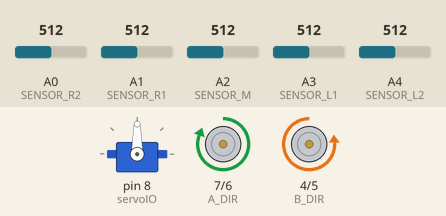
A program run on a simulated Arduino Uno, built with avr-gcc and run on an emulated ATmega328P. Shown: servo, direction and speed pins drawn as motors (green arrow = direction pin HIGH = forward, orange = LOW = backward, longer = more drive). The test bench sets the inputs (shaded band); at power-on: A2 (SENSOR_M) = 512, A3 (SENSOR_L1) = 512, A1 (SENSOR_R1) = 512, A0 (SENSOR_R2) = 512, A4 (SENSOR_L2) = 512.

Above: at 1.2 s.
1.3 s: A2 (SENSOR_M) set to 722
2.8 s: A2 (SENSOR_M) set to 754
At 3.7 s:
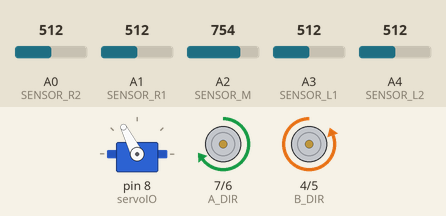
4.3 s: A3 (SENSOR_L1) set to 725
5.8 s: A3 (SENSOR_L1) set to 748
At 7.0 s:
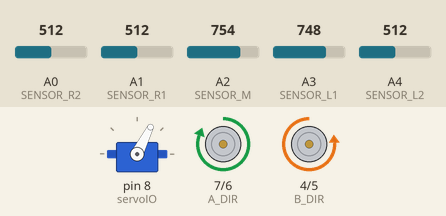
7.3 s: A1 (SENSOR_R1) set to 721
8.8 s: A1 (SENSOR_R1) set to 754
At 9.6 s:
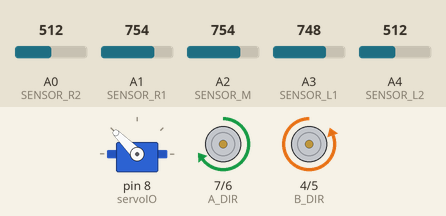
Timing chart, 0 to 11.3 s (numbered marks = the images above; inputs shaded):
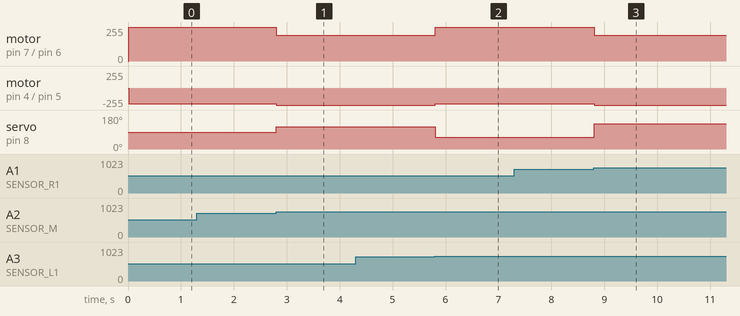

The program:

main.cpp
```cpp
#include <Arduino.h>
#include <Servo.h>

const int SENSOR_R2 = A0;
const int SENSOR_R1 = A1;
const int SENSOR_M = A2;
const int SENSOR_L1 = A3;
const int SENSOR_L2 = A4;

uint16_t sensorValue_L2;
uint16_t sensorValue_L1;
uint16_t sensorValue_M;
uint16_t sensorValue_R1;
uint16_t sensorValue_R2;

const int THRESHOLD = 740; //传感器阈值 白色均值约980 黑色约350
const int SERVO_CENTER = 90; // 舵机中值
const int BASE_SPEED = 246; // 基础速度
const int SPEED_DIFF = 9; // 直线修正在这里：A电机比B电机快9

// 转向参数
const int TURN_LIMIT = 45; // 最大转向角度 (40度)
const float KP = 2.23; // 转向灵敏度 (1.0~2.3之间调整)
// 差速力度 = 角度 * KP。例如转30度时，电机速度改变 36

// 记忆变量 (-1:偏左, 1:偏右, 0:直行)
int lastErrorDirection = 0;

const int servoIO = 8; //舵机控制引脚

//A组电机驱动
int A_PWM = 6; //控制速度
int A_DIR = 7; //控制方向
//B组电机驱动
int B_PWM = 5; //控制速度
int B_DIR = 4; //控制方向

Servo myservo;

//A组电机驱动控制函数
void A_Motor(int dir, int speed)
{
    digitalWrite(A_DIR, dir);
    analogWrite(A_PWM, speed);
}

//B组电机驱动控制函数
void B_Motor(int dir, int speed)
{
    digitalWrite(B_DIR, dir);
    analogWrite(B_PWM, speed);
}

void SensorInit()
{
    pinMode(SENSOR_L2, INPUT);
    pinMode(SENSOR_L1, INPUT);
    pinMode(SENSOR_M, INPUT);
    pinMode(SENSOR_R1, INPUT);
    pinMode(SENSOR_R2, INPUT);
}

void MotorInit()
{
    pinMode(A_DIR, OUTPUT);
    pinMode(A_PWM, OUTPUT);
    pinMode(B_DIR, OUTPUT);
    pinMode(B_PWM, OUTPUT);
}

void SensorRead()
{
    sensorValue_L2 = analogRead(SENSOR_L2);
    sensorValue_L1 = analogRead(SENSOR_L1);
    sensorValue_M = analogRead(SENSOR_M);
    sensorValue_R1 = analogRead(SENSOR_R1);
    sensorValue_R2 = analogRead(SENSOR_R2);
}

void SensorPrint()
{
    Serial.print(sensorValue_L2);
    Serial.print(",");
    Serial.print(sensorValue_L1);
    Serial.print(",");
    Serial.print(sensorValue_M);
    Serial.print(",");
    Serial.print(sensorValue_R1);
    Serial.print(",");
    Serial.println(sensorValue_R2);
}

void MotorTest()
{
    // NOTE: A HIGH 电平为正转 B LOW 电平为正转

    int8_t baseSpeed = 200; //基础速度值
    int8_t speedDiff = 9; //速度差值
    // 当前差速可以走直线
    A_Motor(HIGH, baseSpeed + speedDiff);
    B_Motor(LOW, baseSpeed - speedDiff);
}

void ServoTest()
{
    // 测试舵机转动并确定中间位置
    int middle = 90;
    int Min = 50;
    int Max = 130;

    myservo.write(Min);
    delay(1000);
    myservo.write(Max);
    delay(1000);
    myservo.write(middle);
    delay(1000);
}

void setup()
{
    Serial.begin(9600);
    myservo.attach(servoIO);

    SensorInit();
    MotorInit();

    myservo.write(90);
    delay(10);
}

void loop()
{
    // 读取传感器值
    bool l2 = analogRead(SENSOR_L2) < THRESHOLD;
    bool l1 = analogRead(SENSOR_L1) < THRESHOLD;
    bool m = analogRead(SENSOR_M) < THRESHOLD;
    bool r1 = analogRead(SENSOR_R1) < THRESHOLD;
    bool r2 = analogRead(SENSOR_R2) < THRESHOLD;

    double steerAngle = 0;

    // 根据传感器值计算转向角度
    if (m)
    {
        steerAngle = 0;
        lastErrorDirection = 0;
    }
    else if (l1)
    {
        steerAngle = TURN_LIMIT * 0.6; // 小角度转向
        lastErrorDirection = 1;
    }
    else if (r1)
    {
        steerAngle = -TURN_LIMIT * 0.6;
        lastErrorDirection = -1;
    }
    else if (l2)
    {
        steerAngle = TURN_LIMIT; // 大角度转向
        lastErrorDirection = 1;
    }
    else if (r2)
    {
        steerAngle = -TURN_LIMIT;
        lastErrorDirection = -1;
    }
    else
    {
        steerAngle = TURN_LIMIT * 1.2 * lastErrorDirection; // 继续向最后一个方向转
    }

    // 设置舵机角度
    int finalServoAngle = SERVO_CENTER + steerAngle;
    finalServoAngle = constrain(finalServoAngle, 45, 135);
    myservo.write(finalServoAngle);

    // 根据转向角度调整电机速度
    int turnAdj = steerAngle * KP;

    // 计算电机速度
    int speedA = (BASE_SPEED + SPEED_DIFF) - turnAdj;

    int speedB = (BASE_SPEED - SPEED_DIFF) + turnAdj;

    // 限制速度在0-255之间
    speedA = constrain(speedA, 0, 255);
    speedB = constrain(speedB, 0, 255);

    // 设置电机速度和方向
    A_Motor(HIGH, speedA);
    B_Motor(LOW, speedB);

    // 短延时，稳定控制循环
    delay(10);
}
```

Measured:
- the behaviour switches between 739 and 740 on A2 (SENSOR_M) (found by bisection; images 0 and 1)
- the behaviour switches between 739 and 740 on A3 (SENSOR_L1) (found by bisection; images 1 and 2)
- the behaviour switches between 739 and 740 on A1 (SENSOR_R1) (found by bisection; images 2 and 3)
- after the input at 1.3 s, every drawn part: stays the same
- after the input at 2.8 s, motor on pin 7 (A_DIR) / pin 6 (A_PWM): forward 255/255 → forward 195/255 at once; motor on pin 4 (B_DIR) / pin 5 (B_PWM): backward 237/255 → backward 255/255 at once; servo on pin 8 (servoIO): 90° → 117° at once
- after the input at 4.3 s, every drawn part: stays the same
- after the input at 5.8 s, motor on pin 7 (A_DIR) / pin 6 (A_PWM): forward 195/255 → forward 255/255 at once; motor on pin 4 (B_DIR) / pin 5 (B_PWM): backward 255/255 → backward 237/255 at once; servo on pin 8 (servoIO): 117° → 63° at once
- after the input at 7.3 s, every drawn part: stays the same
- after the input at 8.8 s, motor on pin 7 (A_DIR) / pin 6 (A_PWM): forward 255/255 → forward 195/255 at once; motor on pin 4 (B_DIR) / pin 5 (B_PWM): backward 237/255 → backward 255/255 at once; servo on pin 8 (servoIO): 63° → 135° at once
